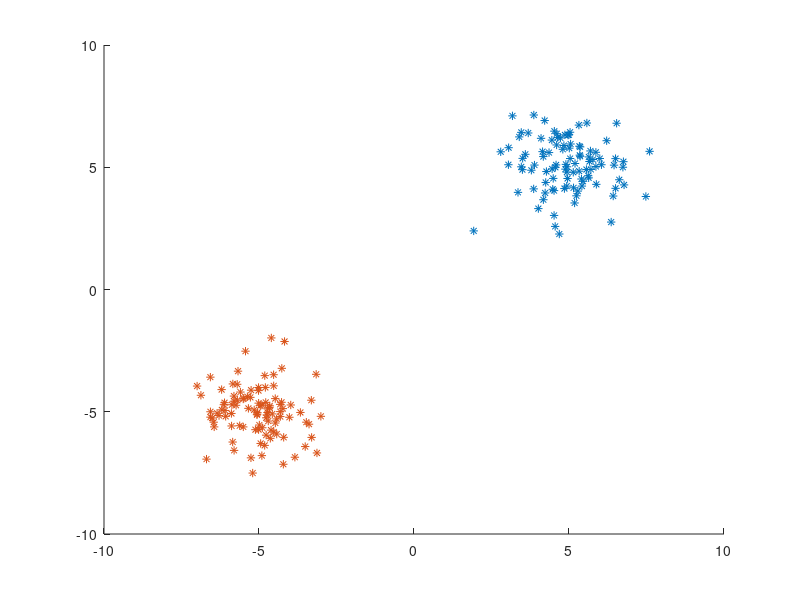
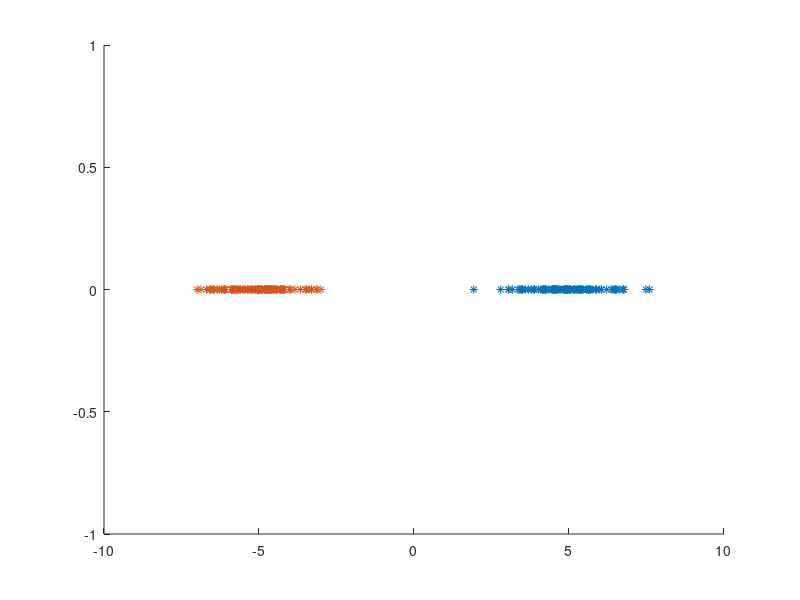

The MATLAB source for these figures, in order:
%This script generates and plots 2-dimensional Gaussian data points and then
%projects them onto the x-axis to illustrate the change in mean separation
%and variance when data is projected

clear all
clc

mu0=[5;5];
mu1=[-5;-5];
muDiff=norm(mu0-mu1);
C0=randn(2,100)+mu0;
C1=randn(2,100)+mu1;
figure
scatter(C0(1,:),C0(2,:),'red','*')
hold on
scatter(C1(1,:),C1(2,:),'blue','*')

P=[1 0];%project data points onto the x-axis
C0_proj=P*C0;
C1_proj=P*C1;
mean0_proj=mean(C0_proj);
mean1_proj=mean(C1_proj);
meanDiff_proj=norm(mean0_proj-mean1_proj);
var0_proj=var(C0_proj);
var1_proj=var(C1_proj);

figure
scatter(C0_proj,zeros(size(C0_proj)),'red','*')
hold on
scatter(C1_proj,zeros(size(C0_proj)),'blue','*')
